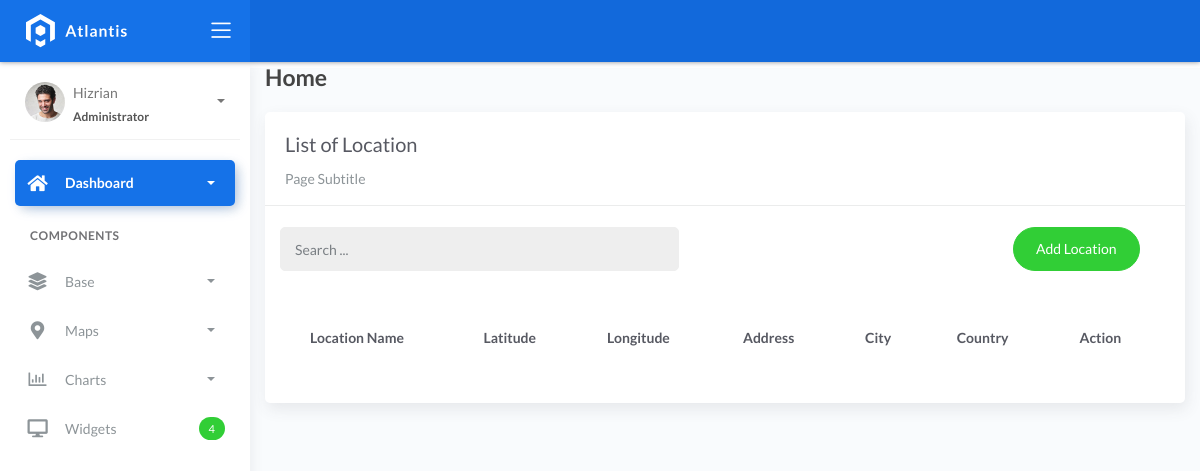
/location_list, run on an earlier commit of the app's database.
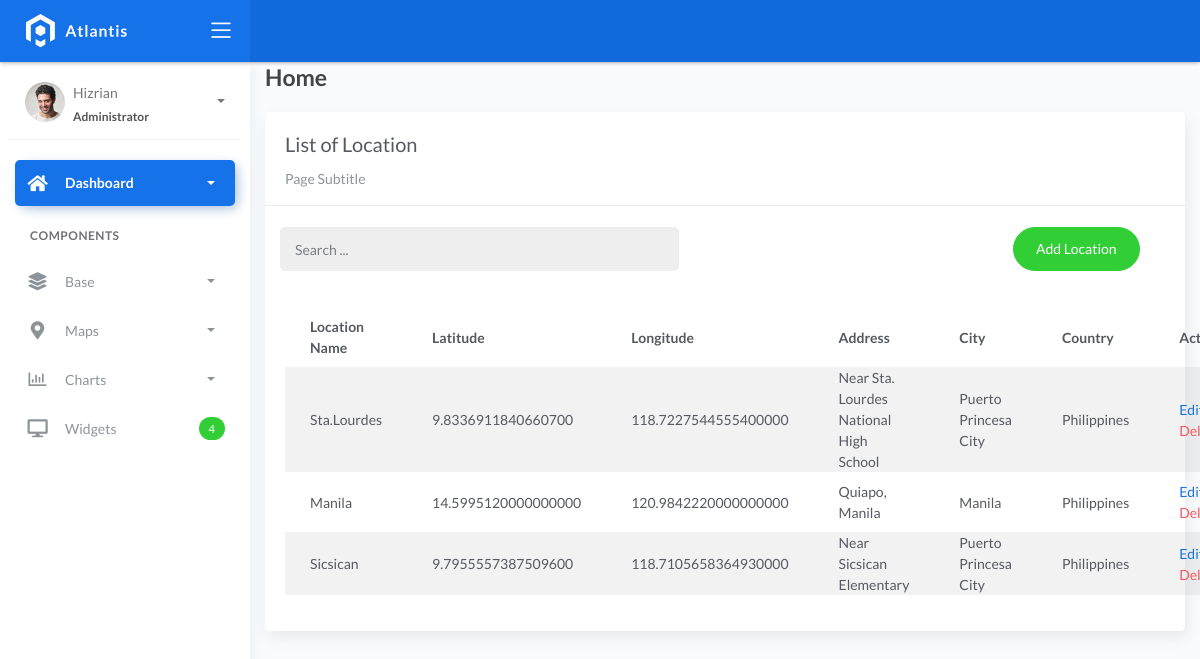
And on a later commit of the database.
### fire/models.py (models this page shows)
class BaseModel(models.Model):
    created_at = models.DateTimeField(auto_now_add=True, db_index=True)
    updated_at = models.DateTimeField(auto_now=True)
    class Meta:
        abstract = True

class Locations(BaseModel):
    name = models.CharField(max_length=150)
    latitude = models.DecimalField(
        max_digits=22, decimal_places=16, null=True, blank=True)
    longitude = models.DecimalField(
        max_digits=22, decimal_places=16, null=True, blank=True)
    address = models.CharField(max_length=150)
    city = models.CharField(max_length=150)  # can be in separate table
    country = models.CharField(max_length=150)  # can be in separate table

### fire/views.py (the view)
# urls.py: path('location_list', LocationList.as_view(), name='location-list'),
class LocationList(ListView):
    model = Locations
    context_object_name = 'location'
    template_name = 'location_list.html'
    paginate_by = 5

### templates/location_list.html (shortened to what this page needs)
{% extends 'base.html' %}{% load static %}{% block content %}
<div class="content">
    <div class="container-fluid">
        <h4 class="page-title">Home</h4>
        <div class="row">
            <div class="col-md-12">
                <div class="card">
                    <div class="card-header">
                        <div class="card-title">List of Location</div>
                        <div class="card-category">Page Subtitle</div>
                    </div>
                    <br />
                        <div class="col-md-12 row">
                            <div class="col-md-6">
                                <form class="navbar-left navbar-form nav-search mr-md-3" action="{% url 'location-list' %}">
                                    <div class="input-group">
                                        <input type="text" placeholder="Search ..." class="form-control" name="q" />
                                        <div class="input-group-append">
                                        <span class="input-group-text">
                                        </span>
                                        </div>
                                    </div>
                                </form>
                            </div>
                            <div class="col-md-6">
                                <div class="pull-right">
                                    <a href="{% url 'location-add' %}" class="btn btn-success btn-rounded"> Add Location</a>
                                </div>
                            </div>
                        </div>
                    <div class="card-body">
                        <table class="table table-striped mt-3">
                            <thead>
                                <tr>
                                    <th scope="col">Location Name</th>
                                    <th scope="col">Latitude</th>
                                    <th scope="col">Longitude</th>
                                    <th scope="col">Address</th>
                                    <th scope="col">City</th>
                                    <th scope="col">Country</th>
                                    <th scope="col">Action</th>
                                </tr>
                            </thead>
                            <tbody>
                                {% for object in object_list %}
                                    <tr>
                                        <td>{{ object.name }}</td>
                                        <td>{{ object.latitude }}</td>
                                        <td>{{ object.longitude }}</td>
                                        <td>{{ object.address }}</td>
                                        <td>{{ object.city }}</td>
                                        <td>{{ object.country }}</td>
                                        <td>
                                            <a href="location_list/{{ object.id }}">Edit</a>
                                            <a href="location_list/{{ object.id }}/delete" class="text-danger">Delete</a>
                                        </td>
                                    </tr>
                                {% endfor %}
                            </tbody>
                        </table>
                    </div>
                </div>
            </div>
        </div>
    </div>
</div>
{% endblock %}

### templates/base.html (shortened to what this page needs)
{% load static %}
<!DOCTYPE html>
<html lang="en">
  <head>
    <link rel="stylesheet" href="{% static 'css/bootstrap.min.css' %}" />
    <link rel="stylesheet" href="{% static 'css/atlantis.min.css' %}" />
    <link rel="stylesheet" href="{% static 'css/demo.css' %}" />
  </head>
  <body>
    <div class="wrapper">
      <div class="main-header">
        <div class="logo-header" data-background-color="blue">
          <a href="index.html" class="logo">
            <img src="{% static 'img/logo.svg' %}" alt="navbar brand" class="navbar-brand" />
          </a>
          <div class="nav-toggle">
            <button class="btn btn-toggle toggle-sidebar">
              <i class="icon-menu"></i>
            </button>
          </div>
        </div>
        <nav class="navbar navbar-header navbar-expand-lg" data-background-color="blue2">
        </nav>
      </div>
      <div class="sidebar sidebar-style-2">
        <div class="sidebar-wrapper scrollbar scrollbar-inner">
          <div class="sidebar-content">
            <div class="user">
              <div class="avatar-sm float-left mr-2">
                <img src="{% static 'img/profile.jpg' %}" alt="..." class="avatar-img rounded-circle" />
              </div>
              <div class="info">
                <a data-toggle="collapse" href="#collapseExample" aria-expanded="true">
                  <span>
                    Hizrian
                    <span class="user-level">Administrator</span>
                    <span class="caret"></span>
                  </span>
                </a>
              </div>
            </div>
            <ul class="nav nav-primary">
              <li class="nav-item active">
                <a data-toggle="collapse" href="#dashboard" class="collapsed" aria-expanded="false">
                  <i class="fas fa-home"></i>
                  <p>Dashboard</p>
                  <span class="caret"></span>
                </a>
              </li>
              <li class="nav-section">
                <h4 class="text-section">Components</h4>
              </li>
              <li class="nav-item">
                <a data-toggle="collapse" href="#base">
                  <i class="fas fa-layer-group"></i>
                  <p>Base</p>
                  <span class="caret"></span>
                </a>
              </li>
              <li class="nav-item">
                <a data-toggle="collapse" href="#maps">
                  <i class="fas fa-map-marker-alt"></i>
                  <p>Maps</p>
                  <span class="caret"></span>
                </a>
              </li>
              <li class="nav-item">
                <a data-toggle="collapse" href="#charts">
                  <i class="far fa-chart-bar"></i>
                  <p>Charts</p>
                  <span class="caret"></span>
                </a>
              </li>
              <li class="nav-item">
                <a href="widgets.html">
                  <i class="fas fa-desktop"></i>
                  <p>Widgets</p>
                  <span class="badge badge-success">4</span>
                </a>
              </li>
            </ul>
          </div>
        </div>
      </div>
      <div class="main-panel">
        <div class="content">
          {% block content %}
          {% endblock %}
          </div>
        </div>
        <footer class="footer">
          <div class="container-fluid">
            <nav class="pull-left">
              <ul class="nav">
                <li class="nav-item">
                  <a class="nav-link" href="https://www.themekita.com"> ThemeKita </a>
                </li>
                <li class="nav-item">
                  <a class="nav-link" href="#"> Help </a>
                </li>
                <li class="nav-item">
                  <a class="nav-link" href="#"> Licenses </a>
                </li>
              </ul>
            </nav>
            <div class="copyright ml-auto">2018, made with  by <a href="https://www.themekita.com">ThemeKita</a></div>
          </div>
        </footer>
      </div>
  </body>
</html>

What changed in the data, as far as the page shows it:
added Locations: name "Sta.Lourdes", latitude "9.8336911840660700", longitude "118.7227544555400000", address "Near Sta. Lourdes National High School", city "Puerto Princesa City", country "Philippines"
added Locations: name "Manila", latitude "14.5995120000000000", longitude "120.9842220000000000", address "Quiapo, Manila", city "Manila", country "Philippines"
added Locations: name "Sicsican", latitude "9.7955557387509600", longitude "118.7105658364930000", address "Near Sicsican Elementary", city "Puerto Princesa City", country "Philippines"
